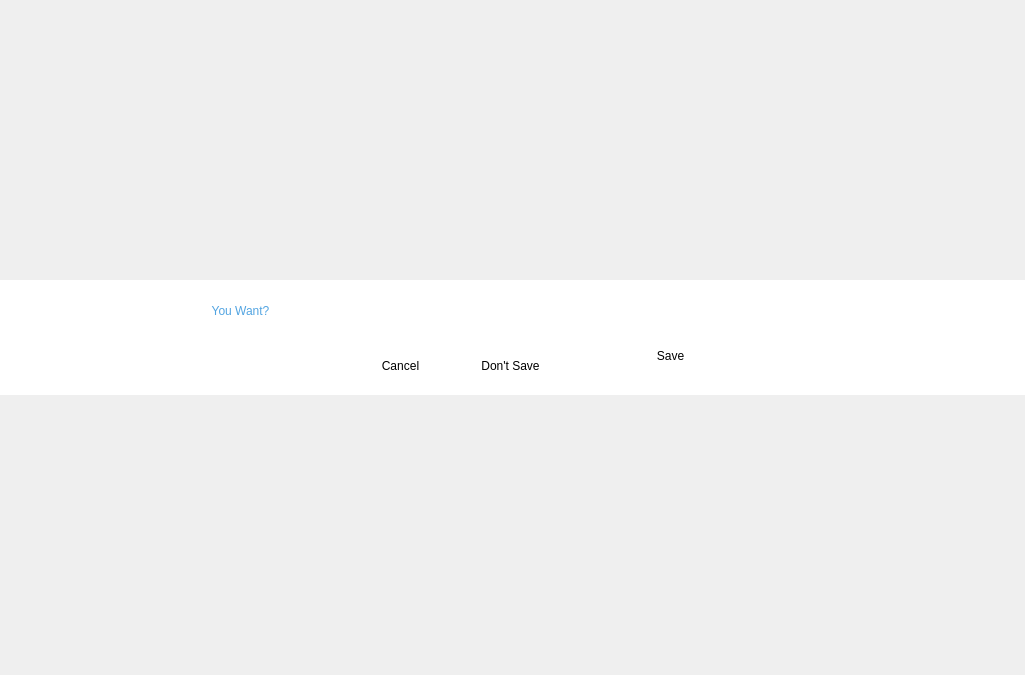
<?xml version="1.0" encoding="UTF-8"?>
<ui version="4.0">
 <class>AffirmForm</class>
 <widget class="QWidget" name="AffirmForm">
  <property name="geometry">
   <rect>
    <x>0</x>
    <y>0</y>
    <width>1025</width>
    <height>675</height>
   </rect>
  </property>
  <property name="sizePolicy">
   <sizepolicy hsizetype="Minimum" vsizetype="Minimum">
    <horstretch>0</horstretch>
    <verstretch>0</verstretch>
   </sizepolicy>
  </property>
  <property name="minimumSize">
   <size>
    <width>1025</width>
    <height>675</height>
   </size>
  </property>
  <property name="windowTitle">
   <string>Form</string>
  </property>
  <property name="styleSheet">
   <string notr="true">QWidget#AffirmForm
{
border-image: url(:/resource/images/common/Transparent_Black_70.png);
}</string>
  </property>
  <layout class="QGridLayout" name="gridLayout">
   <property name="horizontalSpacing">
    <number>0</number>
   </property>
   <property name="margin">
    <number>0</number>
   </property>
   <item row="0" column="0">
    <spacer name="verticalSpacer">
     <property name="orientation">
      <enum>Qt::Vertical</enum>
     </property>
     <property name="sizeHint" stdset="0">
      <size>
       <width>20</width>
       <height>271</height>
      </size>
     </property>
    </spacer>
   </item>
   <item row="2" column="0">
    <spacer name="verticalSpacer_2">
     <property name="orientation">
      <enum>Qt::Vertical</enum>
     </property>
     <property name="sizeHint" stdset="0">
      <size>
       <width>20</width>
       <height>271</height>
      </size>
     </property>
    </spacer>
   </item>
   <item row="1" column="0">
    <widget class="QWidget" name="widgetBg" native="true">
     <property name="minimumSize">
      <size>
       <width>1025</width>
       <height>115</height>
      </size>
     </property>
     <property name="styleSheet">
      <string notr="true">QWidget#widgetBg
{
	background-color: rgb(255, 255, 255);
}</string>
     </property>
     <layout class="QGridLayout" name="gridLayout_2">
      <property name="margin">
       <number>0</number>
      </property>
      <property name="spacing">
       <number>0</number>
      </property>
      <item row="0" column="0">
       <spacer name="horizontalSpacer">
        <property name="orientation">
         <enum>Qt::Horizontal</enum>
        </property>
        <property name="sizeHint" stdset="0">
         <size>
          <width>127</width>
          <height>20</height>
         </size>
        </property>
       </spacer>
      </item>
      <item row="0" column="1">
       <widget class="QWidget" name="widgetFunctionArea" native="true">
        <property name="minimumSize">
         <size>
          <width>765</width>
          <height>115</height>
         </size>
        </property>
        <property name="maximumSize">
         <size>
          <width>765</width>
          <height>115</height>
         </size>
        </property>
        <property name="styleSheet">
         <string notr="true"/>
        </property>
        <widget class="QLabel" name="labelTitle">
         <property name="geometry">
          <rect>
           <x>20</x>
           <y>10</y>
           <width>181</width>
           <height>41</height>
          </rect>
         </property>
         <property name="styleSheet">
          <string notr="true">font: 25pt &quot;Tahoma&quot;;
color: rgb(82, 164, 225);</string>
         </property>
         <property name="text">
          <string>You Want?</string>
         </property>
         <property name="alignment">
          <set>Qt::AlignCenter</set>
         </property>
        </widget>
        <widget class="QLabel" name="labelBack">
         <property name="geometry">
          <rect>
           <x>230</x>
           <y>70</y>
           <width>81</width>
           <height>31</height>
          </rect>
         </property>
         <property name="styleSheet">
          <string notr="true">QLabel
{
	font: 17pt &quot;Tahoma&quot;;
	color: rgb(0, 0, 0);
}
QLabel:hover
{
	font: 17pt &quot;Tahoma&quot;;
	color: rgb(82, 164, 225);
}
QLabel:pressed
{
	font: 17pt &quot;Tahoma&quot;;
	color: rgb(0, 0, 0);
}</string>
         </property>
         <property name="text">
          <string>Cancel</string>
         </property>
         <property name="alignment">
          <set>Qt::AlignCenter</set>
         </property>
        </widget>
        <widget class="QLabel" name="labelNotSave">
         <property name="geometry">
          <rect>
           <x>320</x>
           <y>70</y>
           <width>121</width>
           <height>31</height>
          </rect>
         </property>
         <property name="styleSheet">
          <string notr="true">QLabel
{
	font: 17pt &quot;Tahoma&quot;;
	color: rgb(0, 0, 0);
}
QLabel:hover
{
	font: 17pt &quot;Tahoma&quot;;
	color: rgb(82, 164, 225);
}
QLabel:pressed
{
	font: 17pt &quot;Tahoma&quot;;
	color: rgb(0, 0, 0);
}</string>
         </property>
         <property name="text">
          <string>Don't Save</string>
         </property>
         <property name="alignment">
          <set>Qt::AlignCenter</set>
         </property>
        </widget>
        <widget class="QLabel" name="labelSave">
         <property name="geometry">
          <rect>
           <x>460</x>
           <y>50</y>
           <width>161</width>
           <height>51</height>
          </rect>
         </property>
         <property name="styleSheet">
          <string notr="true">QLabel
{
	font: 37pt &quot;Tahoma&quot;;
	color: rgb(0, 0, 0);
}
QLabel:hover
{
	font: 37pt &quot;Tahoma&quot;;
	color: rgb(82, 164, 225);
}
QLabel:pressed
{
	font: 37pt &quot;Tahoma&quot;;
	color: rgb(0, 0, 0);
}</string>
         </property>
         <property name="text">
          <string>Save</string>
         </property>
         <property name="alignment">
          <set>Qt::AlignCenter</set>
         </property>
        </widget>
       </widget>
      </item>
      <item row="0" column="2">
       <spacer name="horizontalSpacer_2">
        <property name="orientation">
         <enum>Qt::Horizontal</enum>
        </property>
        <property name="sizeHint" stdset="0">
         <size>
          <width>127</width>
          <height>20</height>
         </size>
        </property>
       </spacer>
      </item>
     </layout>
    </widget>
   </item>
  </layout>
 </widget>
 <resources/>
 <connections/>
</ui>
